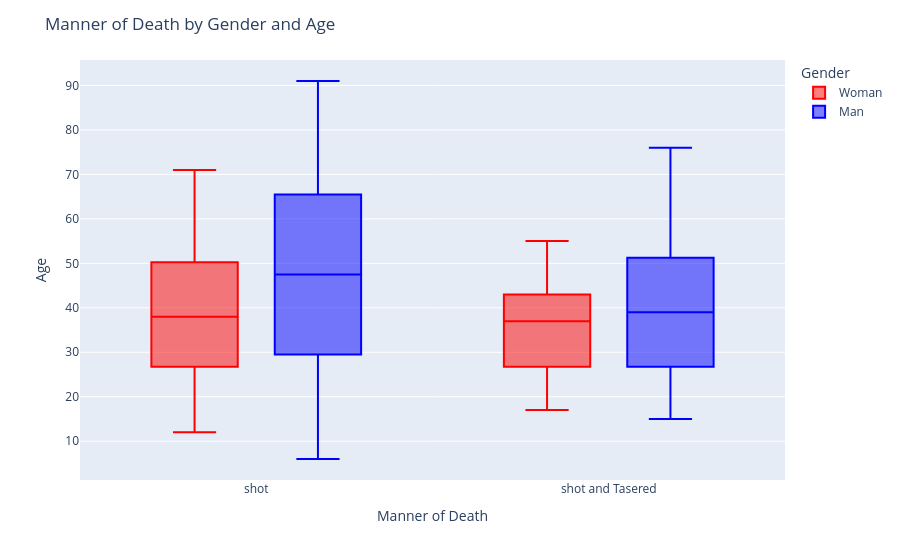

The cell this chart's notebook holds for it:
### Code cell
fig = px.box(age_x_manner_of_death, x='manner_of_death', y='age', color='gender', color_discrete_map={'Woman': 'red', 'Man': 'blue'})
fig.update_layout(
    title="Manner of Death by Gender and Age",
    xaxis_title="Manner of Death",
    yaxis_title="Age",
    legend_title="Gender",
)
fig.show()

### Figure 1 — Plotly figure (JSON) as saved in the notebook; plotly's stock layout.template omitted (floating-point values rounded to 4 significant figures)
{"data": [{"alignmentgroup": "True", "hovertemplate": "gender=Woman<br>manner_of_death=%{x}<br>age=%{y}<extra></extra>", "legendgroup": "Woman", "marker": {"color": "red"}, "name": "Woman", "notched": false, "offsetgroup": "Woman", "orientation": "v", "showlegend": true, "type": "box", "x": ["shot", "shot", "shot", "shot", "shot", "shot", "shot", "shot", "shot", "shot", "shot", "shot", "shot", "shot", "shot", "shot", "shot", "shot", "shot", "shot", "shot", "shot", "shot", "shot", "shot", "shot", "shot", "shot", "shot", "shot", "shot and Tasered", "shot", "shot", "shot", "shot and Tasered", "shot", "shot and Tasered", "shot and Tasered", "shot", "shot", "shot", "shot", "shot", "shot and Tasered", "shot", "shot", "shot", "shot", "shot", "shot"], "x0": " ", "xaxis": "x", "y": [25.0, 50.0, 24.0, 27.0, 31.0, 40.0, 46.0, 17.0, 21.0, 23.0, 26.0, 28.0, 36.0, 37.0, 38.0, 53.0, 29.0, 30.0, 32.0, 34.0, 35.0, 39.0, 41.0, 43.0, 44.0, 45.0, 55.0, 62.0, 12.0, 16.0, 17.0, 18.0, 20.0, 22.0, 30.0, 33.0, 37.0, 39.0, 42.0, 48.0, 49.0, 51.0, 54.0, 55.0, 56.0, 59.0, 60.0, 61.0, 66.0, 71.0], "y0": " ", "yaxis": "y"}, {"alignmentgroup": "True", "hovertemplate": "gender=Man<br>manner_of_death=%{x}<br>age=%{y}<extra></extra>", "legendgroup": "Man", "marker": {"color": "blue"}, "name": "Man", "notched": false, "offsetgroup": "Man", "orientation": "v", "showlegend": true, "type": "box", "x": ["shot", "shot", "shot", "shot", "shot", "shot", "shot", "shot", "shot", "shot", "shot", "shot", "shot", "shot", "shot", "shot", "shot", "shot", "shot", "shot", "shot", "shot", "shot", "shot", "shot", "shot", "shot", "shot", "shot", "shot", "shot", "shot", "shot", "shot", "shot", "shot", "shot", "shot", "shot", "shot", "shot", "shot", "shot", "shot", "shot", "shot", "shot", "shot", "shot and Tasered", "shot", "shot and Tasered", "shot", "shot and Tasered", "shot and Tasered", "shot and Tasered", "shot and Tasered", "shot", "shot", "shot", "shot and Tasered", "shot", "shot and Tasered", "shot and Tasered", "shot and Tasered", "shot and Tasered", "shot and Tasered", "shot and Tasered", "shot and Tasered", "shot and Tasered", "shot and Tasered", "shot and Tasered", "shot and Tasered", "shot and Tasered", "shot and Tasered", "shot and Tasered", "shot", "shot", "shot", "shot and Tasered", "shot and Tasered", "shot and Tasered", "shot and Tasered", "shot and Tasered", "shot and Tasered", "shot and Tasered", "shot", "shot", "shot and Tasered", "shot and Tasered", "shot and Tasered", "shot and Tasered", "shot and Tasered", "shot and Tasered", "shot and Tasered", "shot", "shot", "shot", "shot", "shot", "shot", "shot", "shot", "shot", "shot", "shot and Tasered", "shot and Tasered", "shot and Tasered", "shot and Tasered", "shot and Tasered", "shot and Tasered", "shot and Tasered", "shot and Tasered", "shot and Tasered", "shot and Tasered", "shot and Tasered", "shot and Tasered", "shot and Tasered", "shot and Tasered", "shot", "shot", "shot"], "x0": " ", "xaxis": "x", "y": [25.0, 36.0, 24.0, 29.0, 31.0, 34.0, 33.0, 28.0, 32.0, 27.0, 23.0, 35.0, 26.0, 30.0, 37.0, 45.0, 38.0, 22.0, 18.0, 41.0, 21.0, 39.0, 40.0, 19.0, 50.0, 53.0, 20.0, 43.0, 47.0, 42.0, 59.0, 46.0, 51.0, 49.0, 48.0, 44.0, 52.0, 56.0, 54.0, 55.0, 57.0, 17.0, 58.0, 16.0, 60.0, 63.0, 62.0, 64.0, 25.0, 61.0, 33.0, 15.0, 30.0, 31.0, 35.0, 36.0, 65.0, 66.0, 69.0, 32.0, 68.0, 20.0, 26.0, 38.0, 43.0, 49.0, 50.0, 29.0, 37.0, 39.0, 42.0, 46.0, 48.0, 54.0, 63.0, 67.0, 70.0, 76.0, 18.0, 21.0, 23.0, 28.0, 41.0, 45.0, 52.0, 71.0, 72.0, 22.0, 24.0, 27.0, 34.0, 47.0, 51.0, 53.0, 73.0, 74.0, 75.0, 77.0, 82.0, 83.0, 86.0, 6.0, 13.0, 14.0, 15.0, 16.0, 17.0, 19.0, 40.0, 44.0, 55.0, 56.0, 57.0, 58.0, 60.0, 67.0, 70.0, 76.0, 79.0, 80.0, 91.0], "y0": " ", "yaxis": "y"}], "layout": {"boxmode": "group", "legend": {"title": {"text": "Gender"}, "tracegroupgap": 0}, "margin": {"t": 60}, "title": {"text": "Manner of Death by Gender and Age"}, "xaxis": {"anchor": "y", "domain": [0, 1], "title": {"text": "Manner of Death"}}, "yaxis": {"anchor": "x", "domain": [0, 1], "title": {"text": "Age"}}}}
